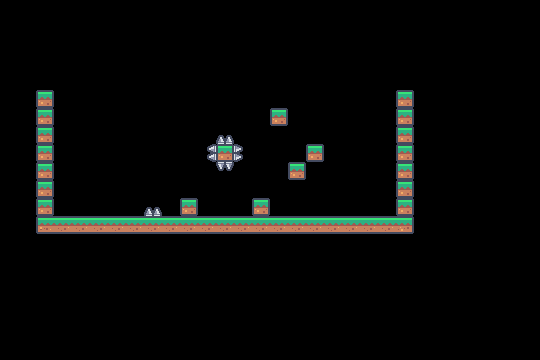

A level layout from a 2D game, rendered from its tile map. Below: a short description, then the map file with its tile-grid data intact:
An orthogonal 30x20 tile map with 18x18 px tiles, 1 tile layer (GamePlayTiles), 2 tilesets and 1 object (PlayerSpawnPoint).

<map version="1.10" tiledversion="1.11.2" orientation="orthogonal" renderorder="right-down" width="30" height="20" tilewidth="18" tileheight="18" infinite="0" nextlayerid="3" nextobjectid="5">
 <tileset firstgid="1" source="../../Assets/TileSets/pixel-platformer.tsx" />
 <tileset firstgid="181" source="../../Assets/TileSets/pixel-platformer-characters.tsx" />
 <layer id="1" name="GamePlayTiles" width="30" height="20">
  <data encoding="csv">
0,0,0,0,0,0,0,0,0,0,0,0,0,0,0,0,0,0,0,0,0,0,0,0,0,0,0,0,0,0,
0,0,0,0,0,0,0,0,0,0,0,0,0,0,0,0,0,0,0,0,0,0,0,0,0,0,0,0,0,0,
0,0,0,0,0,0,0,0,0,0,0,0,0,0,0,0,0,0,0,0,0,0,0,0,0,0,0,0,0,0,
0,0,0,0,0,0,0,0,0,0,0,0,0,0,0,0,0,0,0,0,0,0,0,0,0,0,0,0,0,0,
0,0,0,0,0,0,0,0,0,0,0,0,0,0,0,0,0,0,0,0,0,0,0,0,0,0,0,0,0,0,
0,0,1,0,0,0,0,0,0,0,0,0,0,0,0,0,0,0,0,0,0,0,1,0,0,0,0,0,0,0,
0,0,1,0,0,0,0,0,0,0,0,0,0,0,0,1,0,0,0,0,0,0,1,0,0,0,0,0,0,0,
0,0,1,0,0,0,0,0,0,0,0,0,69,0,0,0,0,0,0,0,0,0,1,0,0,0,0,0,0,0,
0,0,1,0,0,0,0,0,0,0,0,1610612805,1,2684354629,0,0,0,1,0,0,0,0,1,0,0,0,0,0,0,0,
0,0,1,0,0,0,0,0,0,0,0,0,3221225541,0,0,0,1,0,0,0,0,0,1,0,0,0,0,0,0,0,
0,0,1,0,0,0,0,0,0,0,0,0,0,0,0,0,0,0,0,0,0,0,1,0,0,0,0,0,0,0,
0,0,1,0,0,0,0,0,69,0,1,0,0,0,1,0,0,0,0,0,0,0,1,0,0,0,0,0,0,0,
0,0,2,3,3,3,3,3,3,3,3,3,3,3,3,3,3,3,3,3,3,3,4,0,0,0,0,0,0,0,
0,0,0,0,0,0,0,0,0,0,0,0,0,0,0,0,0,0,0,0,0,0,0,0,0,0,0,0,0,0,
0,0,0,0,0,0,0,0,0,0,0,0,0,0,0,0,0,0,0,0,0,0,0,0,0,0,0,0,0,0,
0,0,0,0,0,0,0,0,0,0,0,0,0,0,0,0,0,0,0,0,0,0,0,0,0,0,0,0,0,0,
0,0,0,0,0,0,0,0,0,0,0,0,0,0,0,0,0,0,0,0,0,0,0,0,0,0,0,0,0,0,
0,0,0,0,0,0,0,0,0,0,0,0,0,0,0,0,0,0,0,0,0,0,0,0,0,0,0,0,0,0,
0,0,0,0,0,0,0,0,0,0,0,0,0,0,0,0,0,0,0,0,0,0,0,0,0,0,0,0,0,0,
0,0,0,0,0,0,0,0,0,0,0,0,0,0,0,0,0,0,0,0,0,0,0,0,0,0,0,0,0,0
</data>
 </layer>
 <objectgroup id="2" name="GamePlayObjects">
  <object id="1" name="Player Spawn Point" type="PlayerSpawnPoint" x="82.9827" y="186.115">
   <point />
  </object>
 </objectgroup>
</map>
